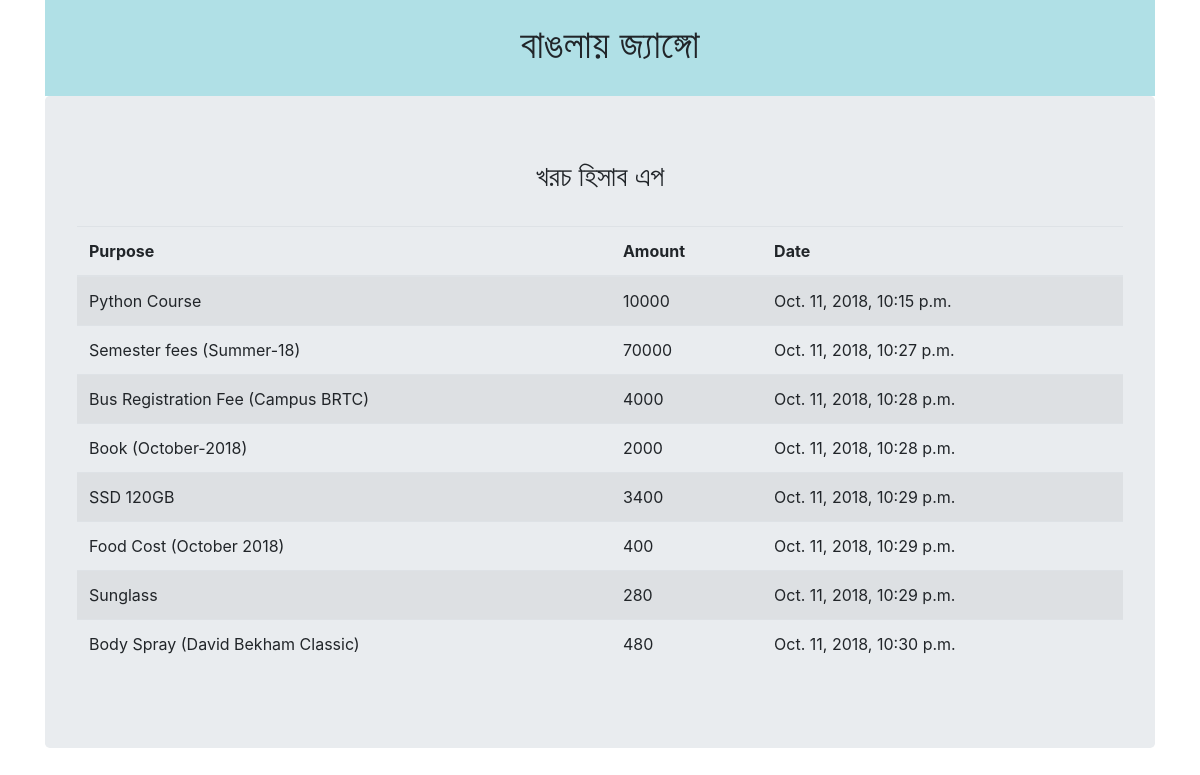
The page /cost/list/ on the database its author committed.
### cost_management/models.py (models this page shows, shortened)
class Expense(models.Model):
    purpose = models.CharField(max_length=100)
    amount = models.IntegerField()
    date = models.DateTimeField(auto_now_add=True)

### cost_management/views.py (the view)
# urls.py: path('list/', views.my_expense, name='cost-list'),
def my_expense(request):
    expenses = Expense.objects.all()
    return render(request, 'cost/expense.html', {'expenses': expenses})

### templates/cost/expense.html
{% extends 'base.html' %}
{% block content %}
<h3 class="text-center">খরচ হিসাব এপ</h3><br>
<table class="table  table-striped">
<thead>
<tr>
    <th>Purpose</th>
    <th>Amount</th>
    <th>Date</th>
</tr>
</thead>
<tbody>
{% for expense in expenses %}
<tr>
    <td>{{ expense.purpose }}</td>
    <td>{{ expense.amount }}</td>
    <td>{{ expense.date }}</td>
</tr>
{% endfor %}
</tbody>
</table>
{% endblock %}

### templates/base.html (shortened to what this page needs)
<!doctype html>
<html lang="en">
  <head>
      {% load staticfiles %}
    <link rel="stylesheet" href="https://stackpath.bootstrapcdn.com/bootstrap/4.1.3/css/bootstrap.min.css">
      <link rel="stylesheet" href="{% static 'style.css' %}">
  </head>
  <body>
    <div class="container">
         <div class="page-header page-header-custom">
            <h1 class="text-center">বাঙলায় জ্যাঙ্গো </h1>
         </div>
      <div class="jumbotron">
         {% block content %}
         {% endblock %}
      </div>
      </div>
  </body>
</html>

### static/style.css (style rules this page uses)
.page-header-custom { background-color: powderblue; margin-top: 0; padding: 20px 20px 20px 40px; }

### rows shown on the page
Expense: purpose "Python Course", amount "10000", date "Oct. 11, 2018, 10:15 p.m."
Expense: purpose "Semester fees (Summer-18)", amount "70000", date "Oct. 11, 2018, 10:27 p.m."
Expense: purpose "Bus Registration Fee (Campus BRTC)", amount "4000", date "Oct. 11, 2018, 10:28 p.m."
Expense: purpose "Book (October-2018)", amount "2000", date "Oct. 11, 2018, 10:28 p.m."
Expense: purpose "SSD 120GB", amount "3400", date "Oct. 11, 2018, 10:29 p.m."
Expense: purpose "Food Cost (October 2018)", amount "400", date "Oct. 11, 2018, 10:29 p.m."
Expense: purpose "Sunglass", amount "280", date "Oct. 11, 2018, 10:29 p.m."
Expense: purpose "Body Spray (David Bekham Classic)", amount "480", date "Oct. 11, 2018, 10:30 p.m."
